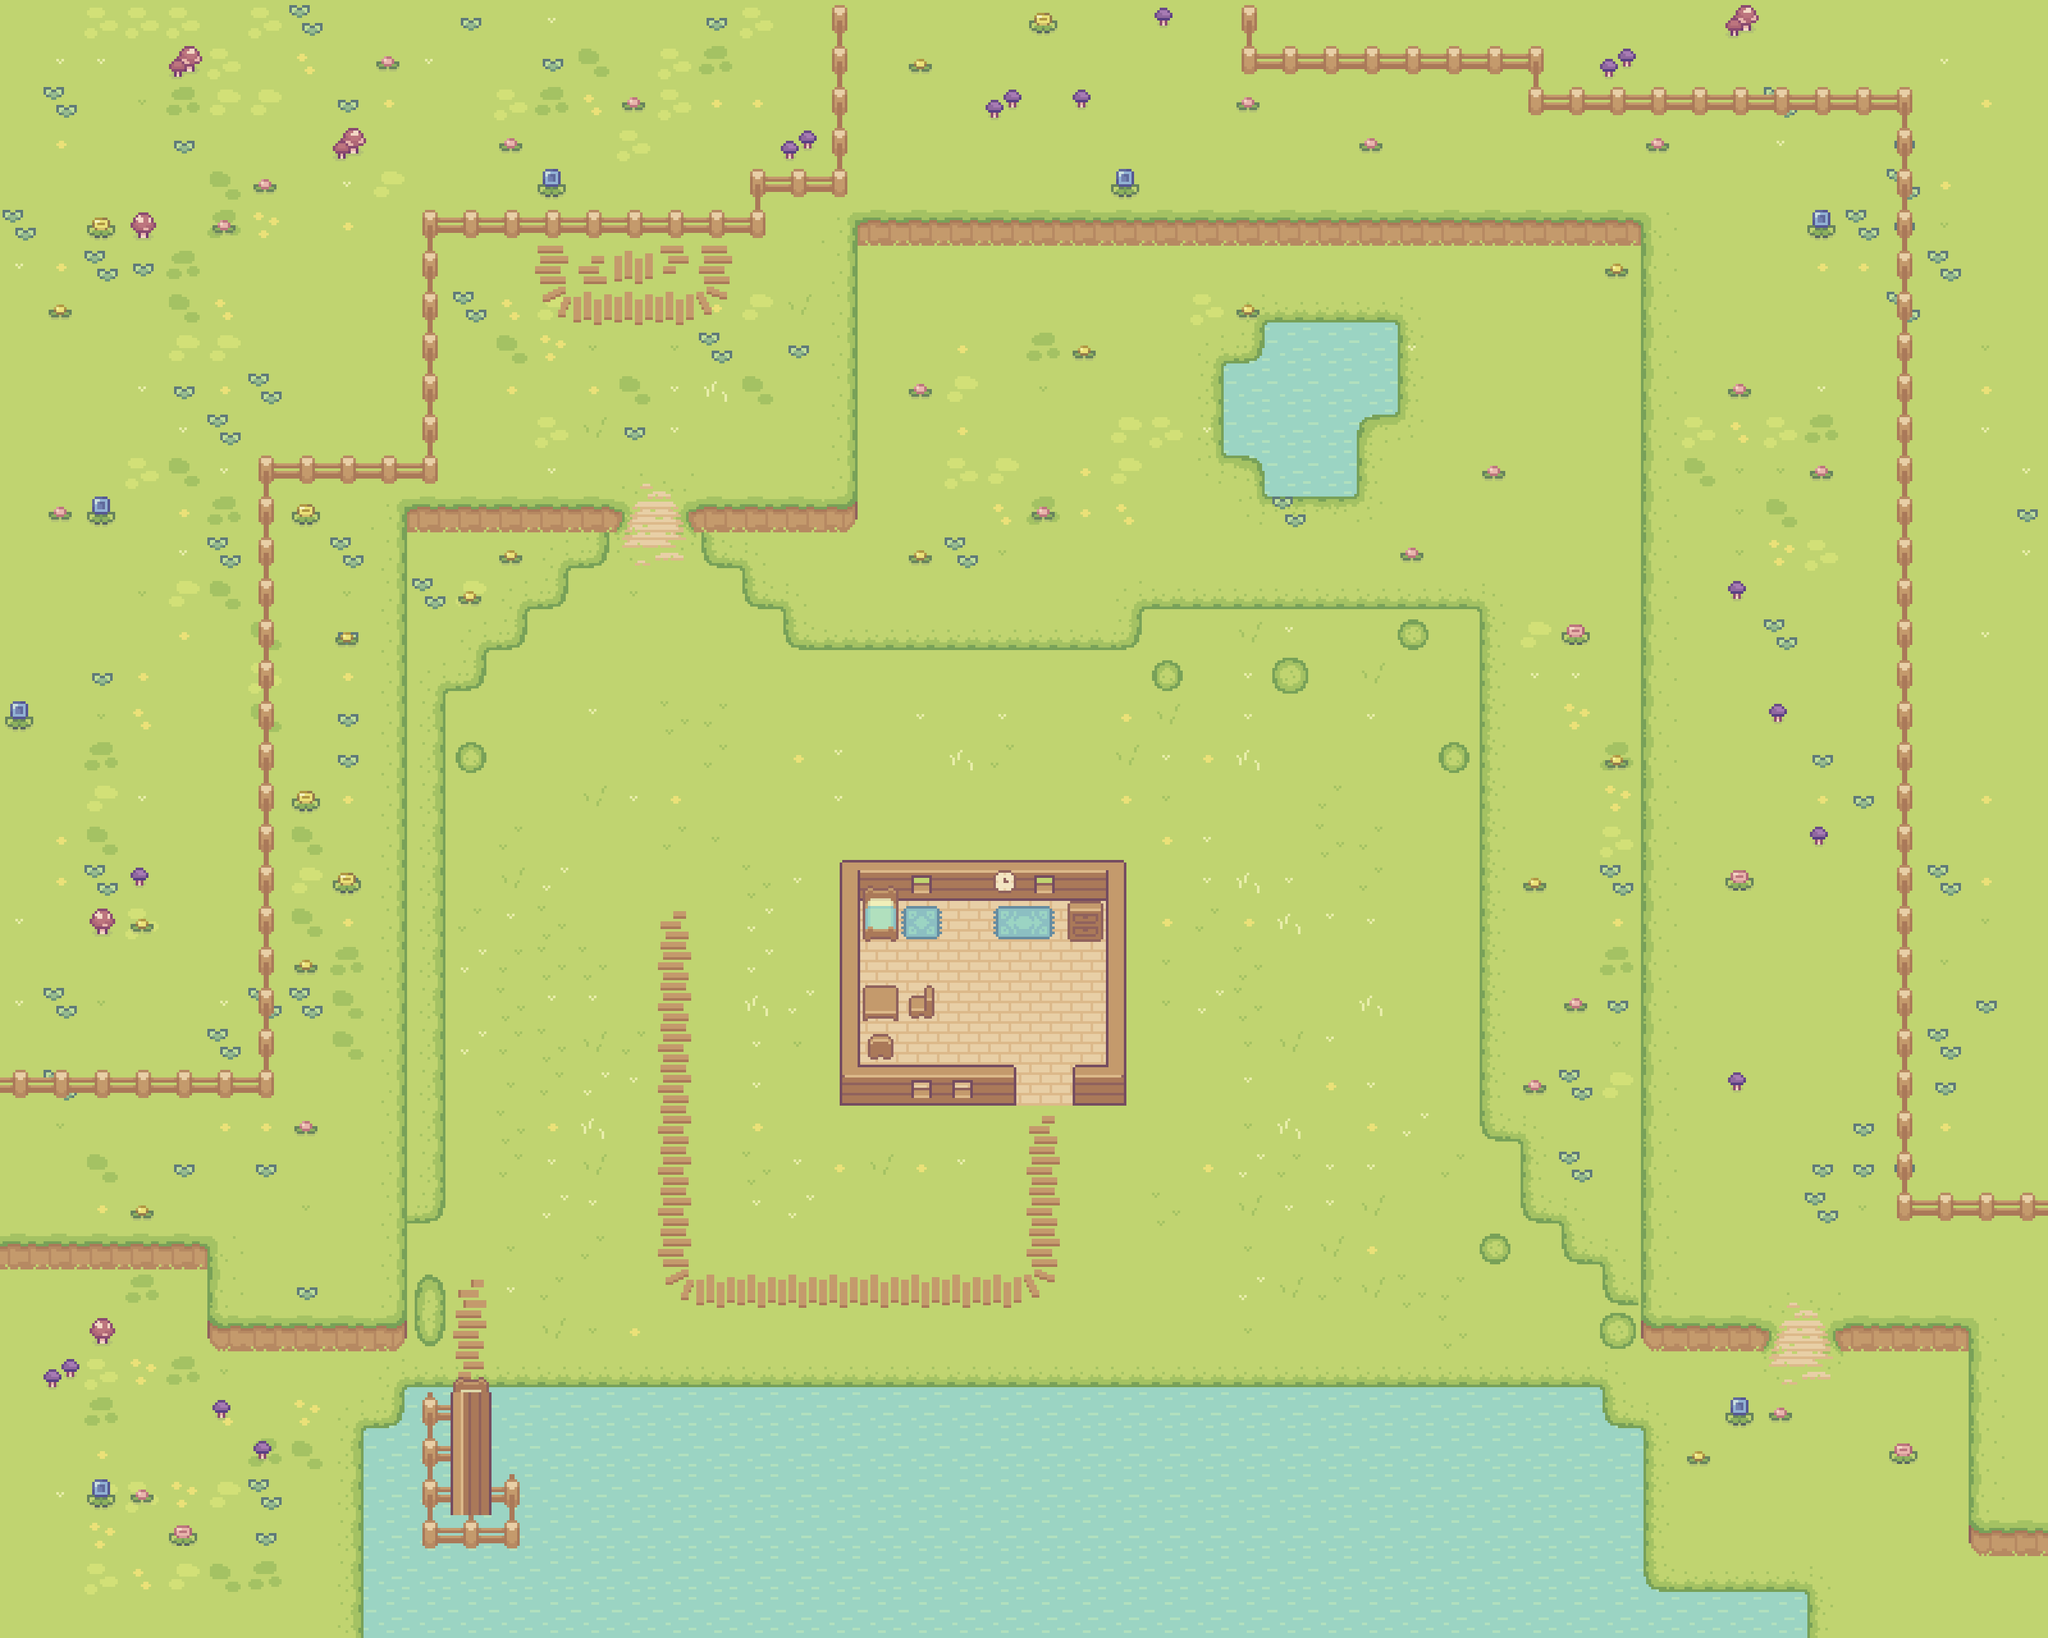

A level layout from a 2D game, rendered from its tile map. Below: a short description, then the map file with tile-grid data replaced by summaries:
An orthogonal 50x40 tile map with 64x64 px tiles, 10 tile layers (Water, Ground, Forest Grass, Outside Decoration, ...), 2 hidden layers not drawn, 10 tilesets and 150 objects (41x decor, 17x Small, 13x Large, Start, Trader, ...).

<map version="1.10" tiledversion="1.10.1" orientation="orthogonal" renderorder="right-down" width="50" height="40" tilewidth="64" tileheight="64" infinite="0" nextlayerid="19" nextobjectid="272">
 <tileset firstgid="1" source="Tilesets/Grass.tsx" />
 <tileset firstgid="81" source="Tilesets/Hills.tsx" />
 <tileset firstgid="117" source="Tilesets/Fences.tsx" />
 <tileset firstgid="133" source="Tilesets/Plant Decoration.tsx" />
 <tileset firstgid="143" source="Tilesets/Objects.tsx" />
 <tileset firstgid="153" source="Tilesets/Paths.tsx" />
 <tileset firstgid="169" source="Tilesets/interaction.tsx" />
 <tileset firstgid="171" source="Tilesets/Water.tsx" />
 <tileset firstgid="172" source="Tilesets/House.tsx" />
 <tileset firstgid="207" source="Tilesets/House Decoration.tsx" />
 <layer id="2" name="Water" width="50" height="40">
  <data>[2000 cells, 269 non-empty, 1 distinct tile ids]</data>
 </layer>
 <layer id="1" name="Ground" width="50" height="40">
  <data>[2000 cells, 1800 non-empty, 13 distinct tile ids]</data>
 </layer>
 <layer id="5" name="Forest Grass" width="50" height="40">
  <data>[2000 cells, 585 non-empty, 39 distinct tile ids]</data>
 </layer>
 <layer id="6" name="Outside Decoration" width="50" height="40">
  <data>[2000 cells, 116 non-empty, 23 distinct tile ids]</data>
 </layer>
 <layer id="3" name="Hills" width="50" height="40">
  <data>[2000 cells, 119 non-empty, 13 distinct tile ids]</data>
 </layer>
 <layer id="4" name="Fence" width="50" height="40">
  <data>[2000 cells, 96 non-empty, 7 distinct tile ids]</data>
 </layer>
 <layer id="16" name="HouseFloor" width="50" height="40">
  <data>[2000 cells, 29 non-empty, 1 distinct tile ids]</data>
 </layer>
 <layer id="15" name="HouseWalls" width="50" height="40">
  <data>[2000 cells, 23 non-empty, 11 distinct tile ids]</data>
 </layer>
 <layer id="18" name="HouseFurnitureBottom" width="50" height="40">
  <data>[2000 cells, 3 non-empty, 3 distinct tile ids]</data>
 </layer>
 <layer id="17" name="HouseFurnitureTop" width="50" height="40">
  <data>[2000 cells, 7 non-empty, 7 distinct tile ids]</data>
 </layer>
 <objectgroup id="9" name="Trees">
  <object id="179" name="Large" gid="148" x="1270" y="906" width="96" height="124" />
  <object id="180" name="Large" gid="148" x="1352" y="462" width="96" height="124" />
  <object id="181" name="Large" gid="148" x="1664" y="816" width="96" height="124" />
  <object id="182" name="Large" gid="148" x="2192" y="708" width="96" height="124" />
  <object id="183" name="Large" gid="148" x="2466" y="442" width="96" height="124" />
  <object id="184" name="Large" gid="148" x="2058" y="424" width="96" height="124" />
  <object id="185" name="Large" gid="148" x="2380" y="1032" width="96" height="124" />
  <object id="186" name="Large" gid="148" x="2358" y="1596" width="96" height="124" />
  <object id="187" name="Large" gid="148" x="2452" y="1774" width="96" height="124" />
  <object id="188" name="Large" gid="148" x="2440" y="1322" width="96" height="124" />
  <object id="189" name="Large" gid="148" x="1840" y="846" width="96" height="124" />
  <object id="190" name="Large" gid="148" x="1652" y="444" width="96" height="124" />
  <object id="191" name="Large" gid="148" x="1686" y="532" width="96" height="124" />
  <object id="192" name="Small" gid="149" x="1388" y="504" width="56" height="116" />
  <object id="193" name="Small" gid="149" x="1632" y="876" width="56" height="116" />
  <object id="194" name="Small" gid="149" x="1630" y="502" width="56" height="116" />
  <object id="195" name="Small" gid="149" x="2028" y="454" width="56" height="116" />
  <object id="196" name="Small" gid="149" x="2254" y="800" width="56" height="116" />
  <object id="197" name="Small" gid="149" x="2468" y="546" width="56" height="116" />
  <object id="198" name="Small" gid="149" x="2380" y="514" width="56" height="116" />
  <object id="199" name="Small" gid="149" x="2460" y="836" width="56" height="116" />
  <object id="200" name="Small" gid="149" x="2340" y="854" width="56" height="116" />
  <object id="201" name="Small" gid="149" x="2440" y="1092" width="56" height="116" />
  <object id="202" name="Small" gid="149" x="2420" y="1358" width="56" height="116" />
  <object id="203" name="Small" gid="149" x="2422" y="1274" width="56" height="116" />
  <object id="204" name="Small" gid="149" x="2414" y="1602" width="56" height="116" />
  <object id="205" name="Small" gid="149" x="2476" y="1516" width="56" height="116" />
  <object id="206" name="Small" gid="149" x="2358" y="1460" width="56" height="116" />
  <object id="207" name="Small" gid="149" x="2416" y="1860" width="56" height="116" />
  <object id="208" name="Small" gid="149" x="670" y="886" width="56" height="116" />
 </objectgroup>
 <objectgroup id="10" name="Decoration">
  <object id="139" type="decor" gid="147" x="650.167" y="1025.83" width="56" height="112" />
  <object id="140" type="decor" gid="147" x="732.167" y="881.833" width="56" height="112" />
  <object id="141" type="decor" gid="147" x="820.167" y="859.833" width="56" height="112" />
  <object id="142" type="decor" gid="143" x="1360.17" y="645.833" width="64" height="60" />
  <object id="143" type="decor" gid="143" x="1490.17" y="473.833" width="64" height="60" />
  <object id="144" type="decor" gid="143" x="1426.17" y="921.833" width="64" height="60" />
  <object id="145" type="decor" gid="143" x="1512.17" y="751.833" width="64" height="60" />
  <object id="146" type="decor" gid="143" x="2096.17" y="889.833" width="64" height="60" />
  <object id="147" type="decor" gid="143" x="2424.17" y="649.833" width="64" height="60" />
  <object id="148" type="decor" gid="143" x="2164.17" y="461.833" width="64" height="60" />
  <object id="149" type="decor" gid="143" x="2286.17" y="417.833" width="64" height="60" />
  <object id="150" type="decor" gid="143" x="2350.17" y="1101.83" width="64" height="60" />
  <object id="151" type="decor" gid="143" x="2335.5" y="1684.5" width="64" height="60" />
  <object id="152" type="decor" gid="143" x="2472.17" y="1385.83" width="64" height="60" />
  <object id="153" type="decor" gid="143" x="2420.17" y="907.833" width="64" height="60" />
  <object id="154" type="decor" gid="143" x="1396.17" y="779.833" width="64" height="60" />
  <object id="155" type="decor" gid="143" x="2186.17" y="833.833" width="64" height="60" />
  <object id="156" type="decor" gid="143" x="1692.17" y="983.833" width="64" height="60" />
  <object id="157" type="decor" gid="150" x="1603.84" y="538.166" width="44" height="48" />
  <object id="158" type="decor" gid="150" x="1816.5" y="704.833" width="44" height="48" />
  <object id="159" type="decor" gid="150" x="2186.84" y="745.5" width="44" height="48" />
  <object id="160" type="decor" gid="150" x="2405.84" y="686.5" width="44" height="48" />
  <object id="161" type="decor" gid="150" x="2393.17" y="1120.83" width="44" height="48" />
  <object id="162" type="decor" gid="150" x="2502.5" y="1418.5" width="44" height="48" />
  <object id="163" type="decor" gid="150" x="2390.17" y="1642.16" width="44" height="48" />
  </objectgroup>
 <objectgroup id="12" name="Player">
  <!-- 62 objects omitted --></objectgroup>
 <objectgroup id="7" name="Objects">
  <!-- 59 objects omitted --></objectgroup>
 <layer id="14" name="Collision" width="50" height="40" visible="0">
  <data>[2000 cells, 165 non-empty, 1 distinct tile ids]</data>
 </layer>
 <layer id="13" name="Farmable" width="50" height="40" visible="0">
  <data>[2000 cells, 376 non-empty, 1 distinct tile ids]</data>
 </layer>
</map>
<!-- 95 of 150 objects omitted -->
